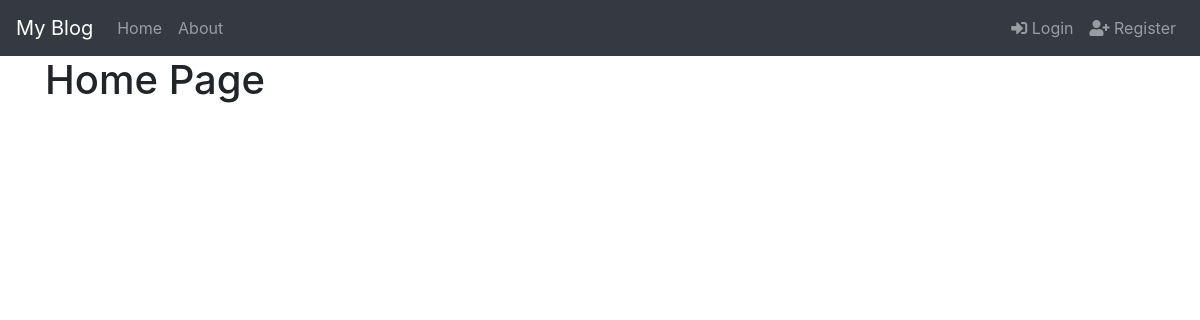
Page /home on the earlier database version.
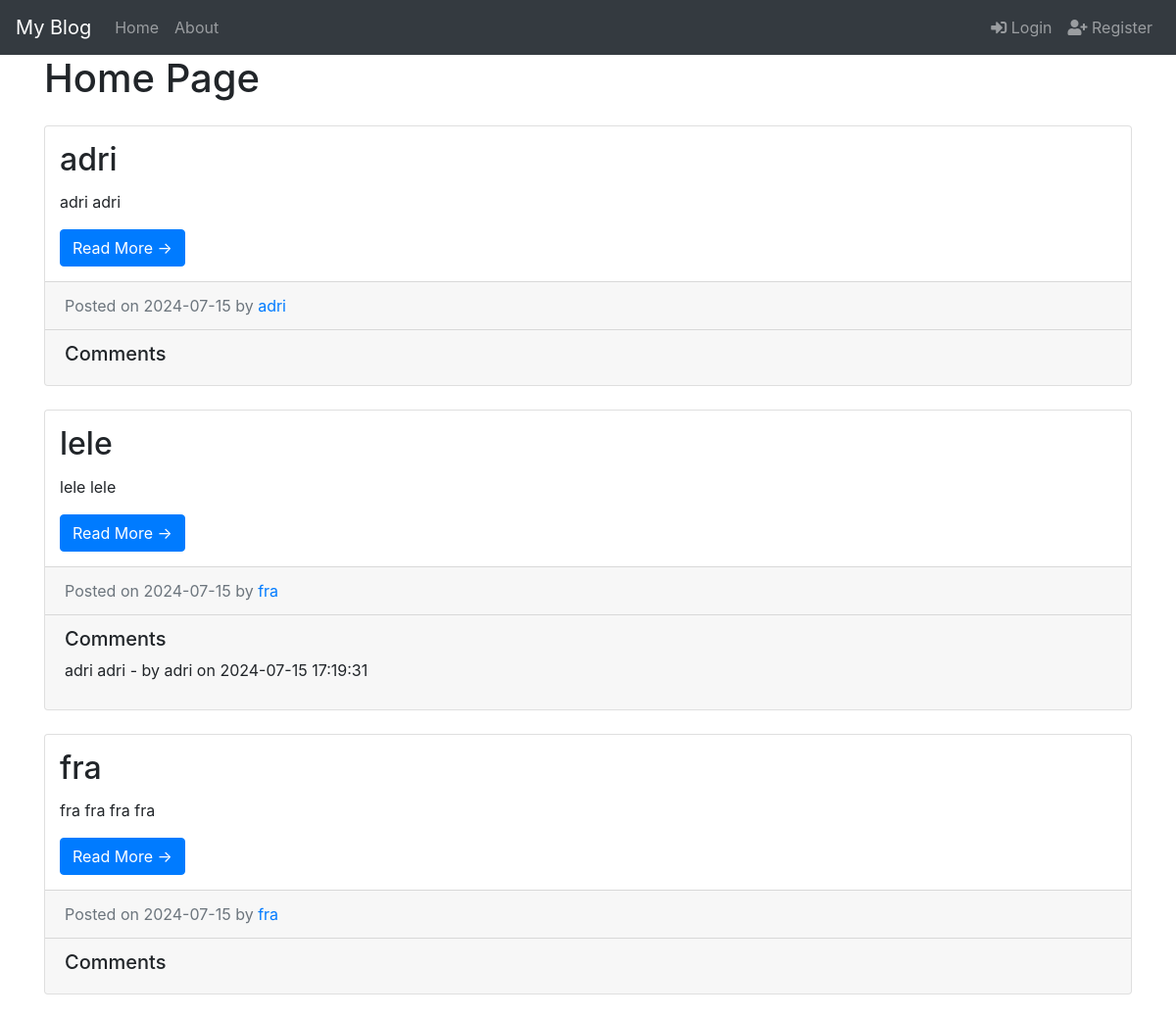
Same page on the later database version.
### app/models.py (models this page shows, shortened)
class Post(db.Model):
    id = db.Column(db.Integer, primary_key=True)
    title = db.Column(db.String(100), nullable=False)
    date_posted = db.Column(db.DateTime, nullable=False, default=datetime.utcnow)
    content = db.Column(db.Text, nullable=False)
    user_id = db.Column(db.Integer, db.ForeignKey('user.id'), nullable=False)
    comments = db.relationship('Comment', backref='post', lazy=True)

class User(db.Model, UserMixin):
    id = db.Column(db.Integer, primary_key=True)
    username = db.Column(db.String(20), unique=True, nullable=False)
    email = db.Column(db.String(120), unique=True, nullable=False)
    image_file = db.Column(db.String(20), nullable=False, default='default.jpg')
    password_hash = db.Column(db.String(60), nullable=False)
    posts = db.relationship('Post', backref='author', lazy=True)
    comments = db.relationship('Comment', backref='author', lazy=True)  # Aggiungi questa relazione

class Comment(db.Model):
    id = db.Column(db.Integer, primary_key=True)
    content = db.Column(db.Text, nullable=False)
    date_posted = db.Column(db.DateTime, nullable=False, default=datetime.utcnow)
    user_id = db.Column(db.Integer, db.ForeignKey('user.id'), nullable=False)
    post_id = db.Column(db.Integer, db.ForeignKey('post.id'), nullable=False)

### app/routes/main_routes.py (the view)
@main.route("/")
@main.route("/home")
def home():
    page = request.args.get('page', 1, type=int)
    posts = Post.query.order_by(Post.date_posted.desc()).paginate(page=page, per_page=5)
    return render_template('home.html', posts=posts)

### app/templates/home.html (shortened to what this page needs)
{% extends "base.html" %}
{% block content %}
  <h1>Home Page</h1>
  {% for post in posts.items %}
    <div class="card my-4">
      <div class="card-body">
        <h2 class="card-title">{{ post.title }}</h2>
        <p class="card-text">{{ post.content }}</p>
        <a href="{{ url_for('post.post', post_id=post.id) }}" class="btn btn-primary">Read More &rarr;</a>
      </div>
      <div class="card-footer text-muted">
        Posted on {{ post.date_posted.strftime('%Y-%m-%d') }} by
        <a href="#">{{ post.author.username }}</a>
      </div>
      <div class="card-footer">
        <h5>Comments</h5>
        {% for comment in post.comments[:3] %}
          <p>{{ comment.content }} - by {{ comment.author.username }} on {{ comment.date_posted.strftime('%Y-%m-%d %H:%M:%S') }}</p>
        {% endfor %}
      </div>
    </div>
  {% endfor %}
{% endblock %}

### app/templates/base.html (shortened to what this page needs)
<!doctype html>
<html lang="en">
  <head>
    <link rel="stylesheet" href="https://stackpath.bootstrapcdn.com/bootstrap/4.3.1/css/bootstrap.min.css">
    <link rel="stylesheet" href="https://cdnjs.cloudflare.com/ajax/libs/font-awesome/5.15.3/css/all.min.css">
    <link rel="stylesheet" href="{{ url_for('static', filename='css/custom.css') }}">
  </head>
  <body>
    <nav class="navbar navbar-expand-md navbar-dark bg-dark">
      <a class="navbar-brand" href="{{ url_for('main.home') }}">My Blog</a>
      <div class="collapse navbar-collapse" id="navbarNav">
        <ul class="navbar-nav mr-auto">
          <li class="nav-item">
            <a class="nav-link" href="{{ url_for('main.home') }}">Home</a>
          </li>
          <li class="nav-item">
            <a class="nav-link" href="{{ url_for('main.about') }}">About</a>
          </li>
        </ul>
        <ul class="navbar-nav ml-auto">
          {% if current_user.is_authenticated %}
            <li class="nav-item">
              <a class="nav-link" href="{{ url_for('post.new_post') }}"><i class="fas fa-plus-circle"></i> New Post</a>
            </li>
            <li class="nav-item">
              <a class="nav-link" href="{{ url_for('auth.logout') }}"><i class="fas fa-sign-out-alt"></i> Logout</a>
            </li>
          {% else %}
            <li class="nav-item">
              <a class="nav-link" href="{{ url_for('auth.login') }}"><i class="fas fa-sign-in-alt"></i> Login</a>
            </li>
            <li class="nav-item">
              <a class="nav-link" href="{{ url_for('auth.register') }}"><i class="fas fa-user-plus"></i> Register</a>
            </li>
          {% endif %}
        </ul>
      </div>
    </nav>
    <div class="container">
      {% block content %}{% endblock %}
    </div>
  </body>
</html>

### app/static/css/custom.css (style rules this page uses)
.card { margin-bottom: 20px; }
.card .card-body { padding: 15px; }

Differences in the rows shown:
added Post: title "adri", content "adri adri", date_posted "2024-07-15", author.username "adri"
added Post: title "lele", content "lele lele", date_posted "2024-07-15", author.username "fra"
added Comment: content "adri adri", author.username "adri", date_posted "2024-07-15 17:19:31"
added Post: title "fra", content "fra fra fra fra", date_posted "2024-07-15", author.username "fra"
